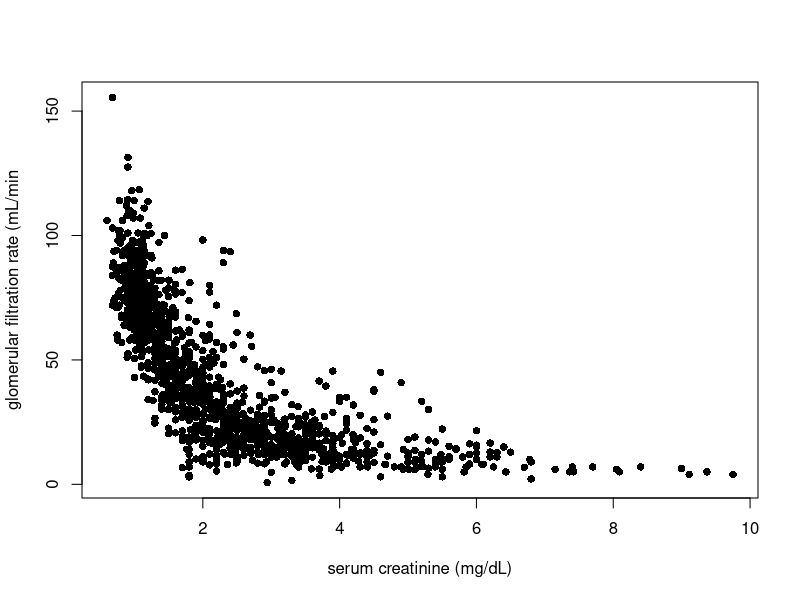
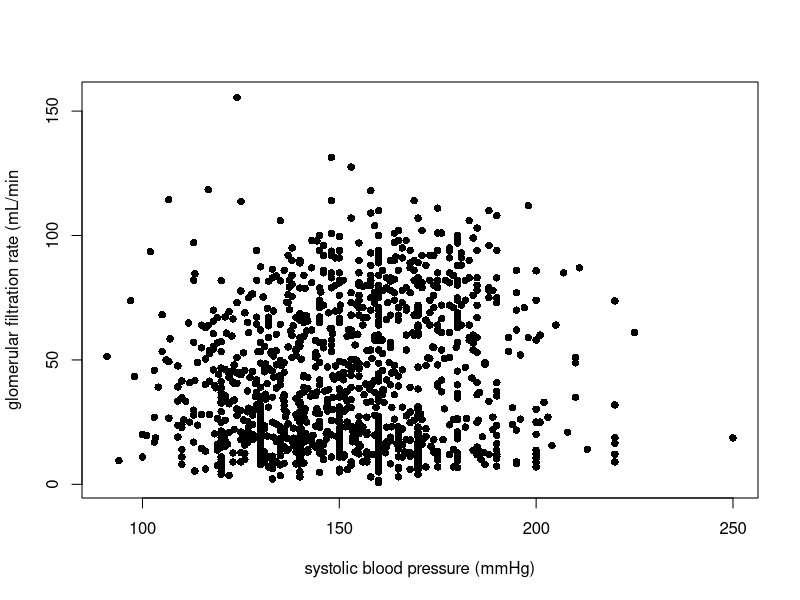
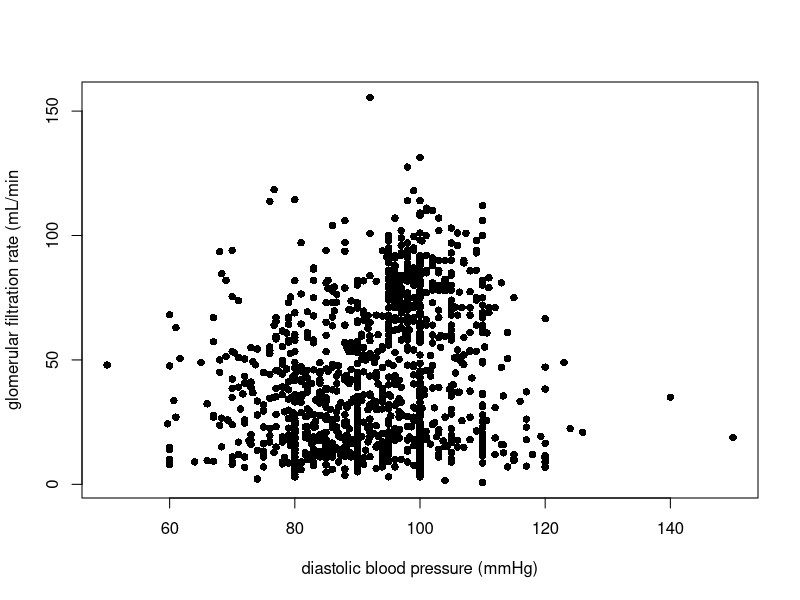
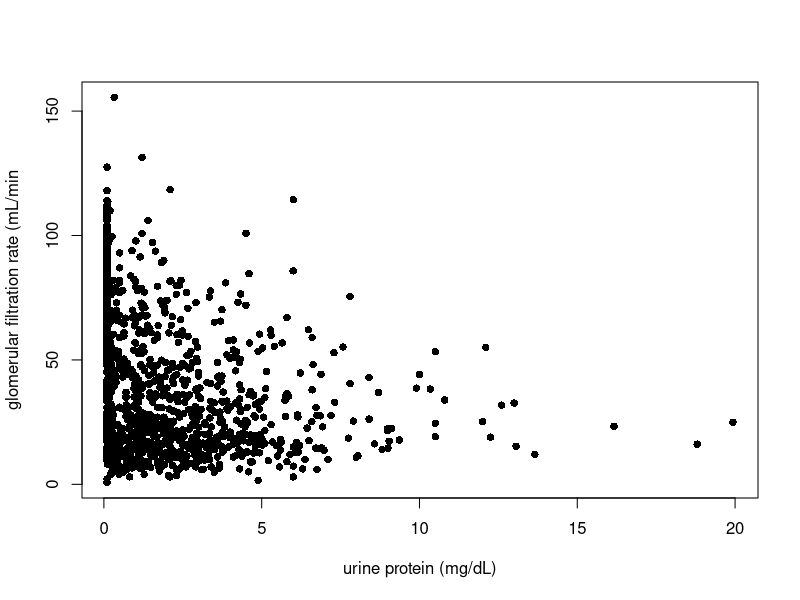
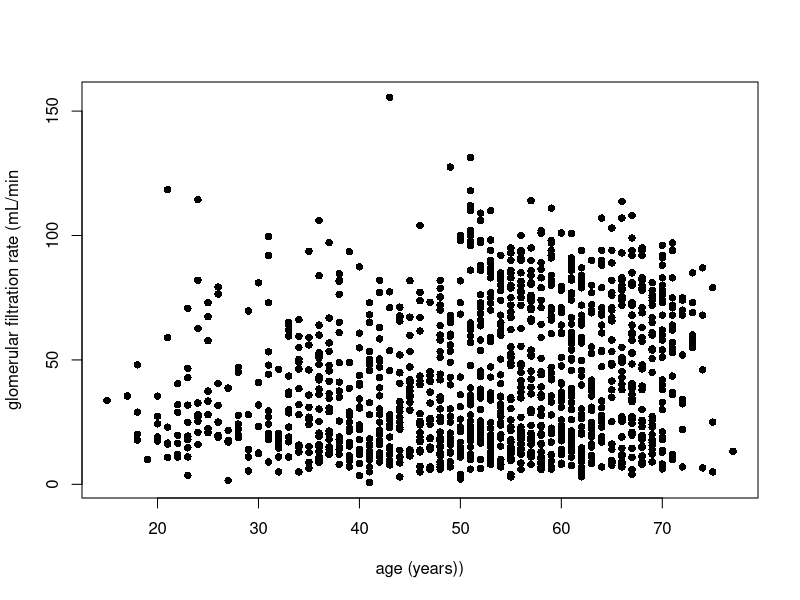
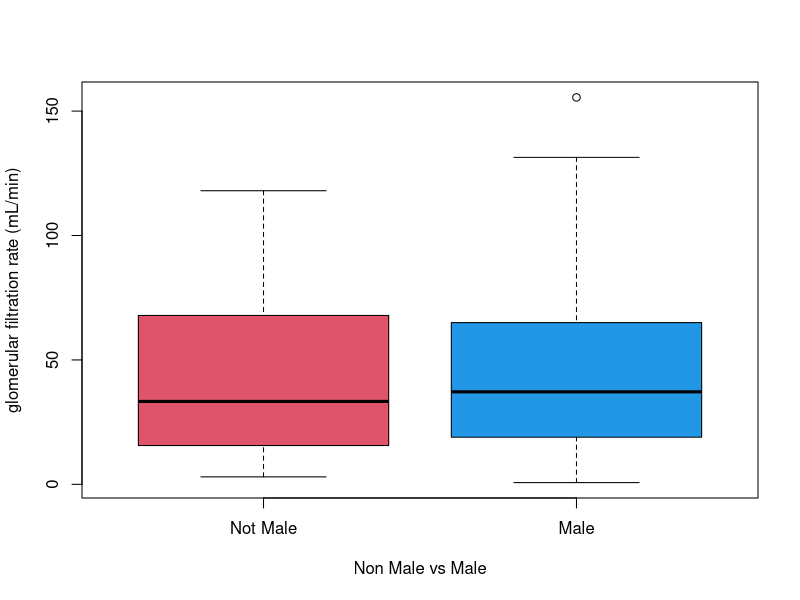
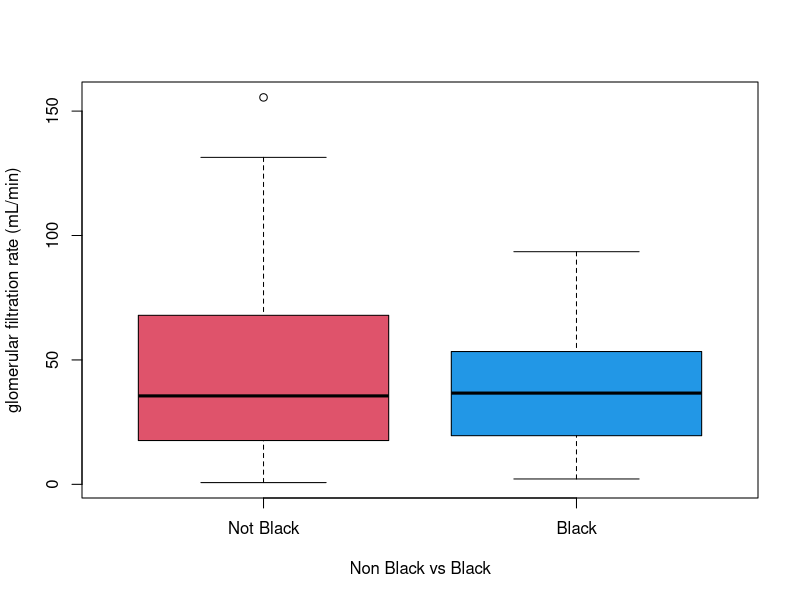
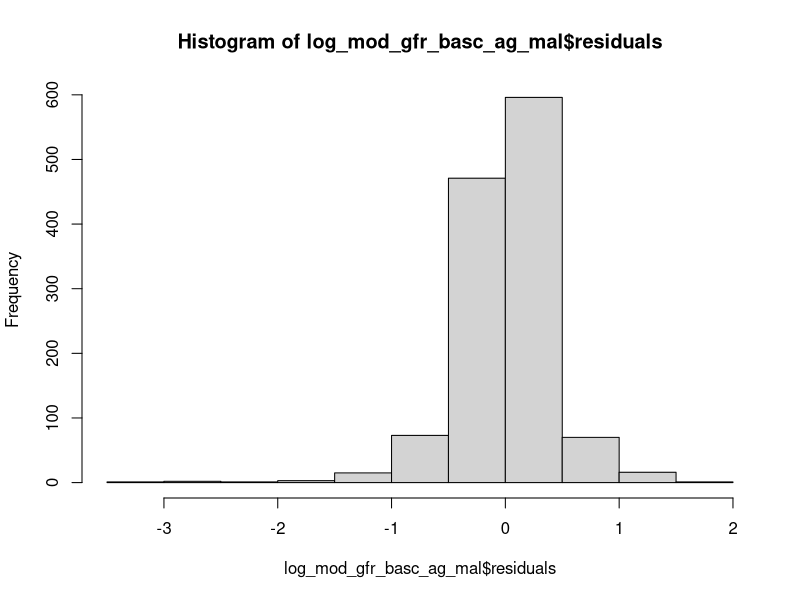

Generate these figures, in order, with R:
## ---- chunk 1
knitr::opts_chunk$set(echo = TRUE)
library(broom)
library(dplyr)
## ---- chunk 2
data_test <- read.csv("kidney_small.csv",header=TRUE,sep=",") # reading datasheet
data_test$male <- factor(data_test$male) # convert the variable male into factor type
data_test$black <- factor(data_test$black) # convert the variable black into factor type

## ---- chunk 3
dim_data <- dim(data_test) # retrieve the dimension of the data
print("The dimension of the datasheet is:")
dim_data

portion_data <- head(data_test) # retrieve a portion of the datasheet
print("Glimpse of the data:")
portion_data

## ---- chunk 4
plot(data_test$gfr~data_test$bascre,ylab=c("glomerular filtration rate (mL/min"),xlab=c("serum creatinine (mg/dL)"),pch=16) # create a plot of gfr vs bascre
## ---- chunk 5
plot(data_test$gfr~data_test$sbase,ylab=c("glomerular filtration rate (mL/min"),xlab=c("systolic blood pressure (mmHg)"),pch=16) # create a plot of gfr vs sbase
## ---- chunk 6
plot(data_test$gfr~data_test$dbase,ylab=c("glomerular filtration rate (mL/min"),xlab=c("diastolic blood pressure (mmHg)"),pch=16) # create a plot of gfr vs dbase
## ---- chunk 7
plot(data_test$gfr~data_test$baseu,ylab=c("glomerular filtration rate (mL/min"),xlab=c("urine protein (mg/dL)"),pch=16) # create a plot of gfr vs baseu
## ---- chunk 8
plot(data_test$gfr~data_test$age,ylab=c("glomerular filtration rate (mL/min"),xlab=c("age (years))"),pch=16) # create a plot of gfr vs age
## ---- chunk 9
boxplot(data_test$gfr~data_test$male, names=c("Not Male","Male"), 
        xlab="Non Male vs Male",ylab="glomerular filtration rate (mL/min)",col=c(2,4))
t.test(data_test$gfr~data_test$male)

## ---- chunk 10
boxplot(data_test$gfr~data_test$black, names=c("Not Black","Black"), 
        xlab="Non Black vs Black",ylab="glomerular filtration rate (mL/min)",col=c(2,4))
t.test(data_test$gfr~data_test$black)

## ---- chunk 11
# setup variables for model comstruction
gfr <- data_test$gfr
bascre <- data_test$bascre
age <- data_test$age
male <- data_test$male
# construct the model
mod_gfr_basc_ag_mal <- lm(gfr~bascre+age+male,data=data_test)
summary(mod_gfr_basc_ag_mal)
## ---- chunk 12
test_residuals <- mod_gfr_basc_ag_mal$residuals # extract residuals
var_res <- var(test_residuals) # calculate the variance of residuals
test_y <- gfr # extract the true values
var_y <- var(test_y) #calculate the variance of y

# calculate R^2 value
test_R2 <- 1-var_res/var_y

print("The R^2 value of the model is:")
test_R2

## ---- chunk 13
# construct the model
log_mod_gfr_basc_ag_mal <- lm(log(gfr)~log(bascre)+age+male,data=data_test)
summary(log_mod_gfr_basc_ag_mal)
## ---- chunk 14
log_test_residuals <- log_mod_gfr_basc_ag_mal$residuals # extract residuals
log_var_res <- var(log_test_residuals) # calculate the variance of residuals
test_y <- gfr # extract the true values
var_y <- var(test_y) #calculate the variance of y

# calculate R^2 value
test_R2 <- 1-log_var_res/var_y

print("The R^2 value of the model is:")
test_R2

## ---- chunk 15
coe_tbl <- tidy(log_mod_gfr_basc_ag_mal) # create a table for coefficients extraction
coe_tbl
## ---- chunk 16
# get the t statistic
t_val_log_basc_upp <- qt(0.975,1245)
t_val_log_basc_low <- qt(0.025,1245)

mean_log_basc <- mean(log(bascre)) # receive the mean of log(bascre)
std_log_basc <- sd(log(bascre)) # receive the standard deviation of log(bascre)
n_log_basc <- length(log(bascre)) # receive the sample size of log(bascre)

t_val_log_basc_upp_bound <- mean_log_basc+t_val_log_basc_upp*std_log_basc/sqrt(n_log_basc) # calculate the upper bound
t_val_log_basc_low_bound <- mean_log_basc+t_val_log_basc_low*std_log_basc/sqrt(n_log_basc) # calculate the lower bound

print("The 95% confidence interval for log(bascre) is:")
c(t_val_log_basc_low_bound,t_val_log_basc_upp_bound)
## ---- chunk 17
summary(mod_gfr_basc_ag_mal) # view F statistics
## ---- chunk 18
hist(log_mod_gfr_basc_ag_mal$residuals) # create a histogram for residuals
qqnorm(log_mod_gfr_basc_ag_mal$residuals, pch=1, frame=FALSE) # create a qq plot for residuals
## ---- chunk 19
plot(log_mod_gfr_basc_ag_mal$fitted.values,log_mod_gfr_basc_ag_mal$residuals,xlab=c("fitted values"),ylab=c("residuals")) # create the plot for residuals vs fitted values
plot(age,log_mod_gfr_basc_ag_mal$residuals,xlab=c("age"),ylab=c("residual")) # create the plot for residuals vs covariate age
boxplot(log_mod_gfr_basc_ag_mal$residuals~male,xlab=c("male"),ylab=c("residual")) # create the plot for residuals vs covariate age
## ---- chunk 20
new_predicted_vals <- exp(log_mod_gfr_basc_ag_mal$fitted.value) # exponentiate the original fitted values
new_residual_vals <- exp(log_mod_gfr_basc_ag_mal$residuals) # exponentiate the original fitted values

plot(gfr,new_residual_vals,xlab=c("gfr"),ylab=c("new residuals")) # plot the predicted values vs gfr plot
## ---- chunk 21
normal_log_res<-rstandard(log_mod_gfr_basc_ag_mal) # standardized the residuals
plot(gfr,normal_log_res,xlab=c("gfr"),ylab=c("normalized residuals"))
boxplot(normal_log_res,xlab=c("gfr"),ylab=c("normalized residuals"))
## ---- chunk 22
filtered_normal_log_res <- normal_log_res[abs(normal_log_res)<3] # get rid off outliers
filtered_gfr <- gfr[abs(normal_log_res)<3] # get the gfr values
plot(filtered_gfr,filtered_normal_log_res,xlab=c("gfr"),ylab=c("normalized residuals")) # plot new graph
boxplot(filtered_normal_log_res,xlab=c("gfr"),ylab=c("normalized residuals"))
## ---- chunk 23
lever_log_mod <- hatvalues(log_mod_gfr_basc_ag_mal) # calculate the leverage of the model
max_lever_ind <- which.max(lever_log_mod) # get the index of the maximum leverage
pre_vals <- log_mod_gfr_basc_ag_mal$fitted.value # extract predicted values
max_pre_val <- pre_vals[max_lever_ind] # get the predicted values with the largest leverage
mean_pre_val <- mean(pre_vals) # get the mean of the predicted value
residuals <- log_mod_gfr_basc_ag_mal$residuals # retrieve the residuals
max_res_val <- residuals[max_lever_ind] # obtain the residuals

print("The predicted values with the highest leverege is:")
max_pre_val
print("The mean of the predicted value is:")
mean_pre_val
print("The residual of the point is:")
max_res_val
## ---- chunk 24
influences_log_mod <- cooks.distance(log_mod_gfr_basc_ag_mal) # calculate the influence of each observation
max_inf_ind <- which.max(influences_log_mod) # get the index of the maximum value of influence
most_inf_data_test <- data_test[max_inf_ind,]
most_inf_data_test
new_data_test <- data_test[-c(max_inf_ind), ]
new_log_mod<-lm(log(gfr)~log(bascre)+age+male,data=new_data_test)
summary(new_log_mod)
